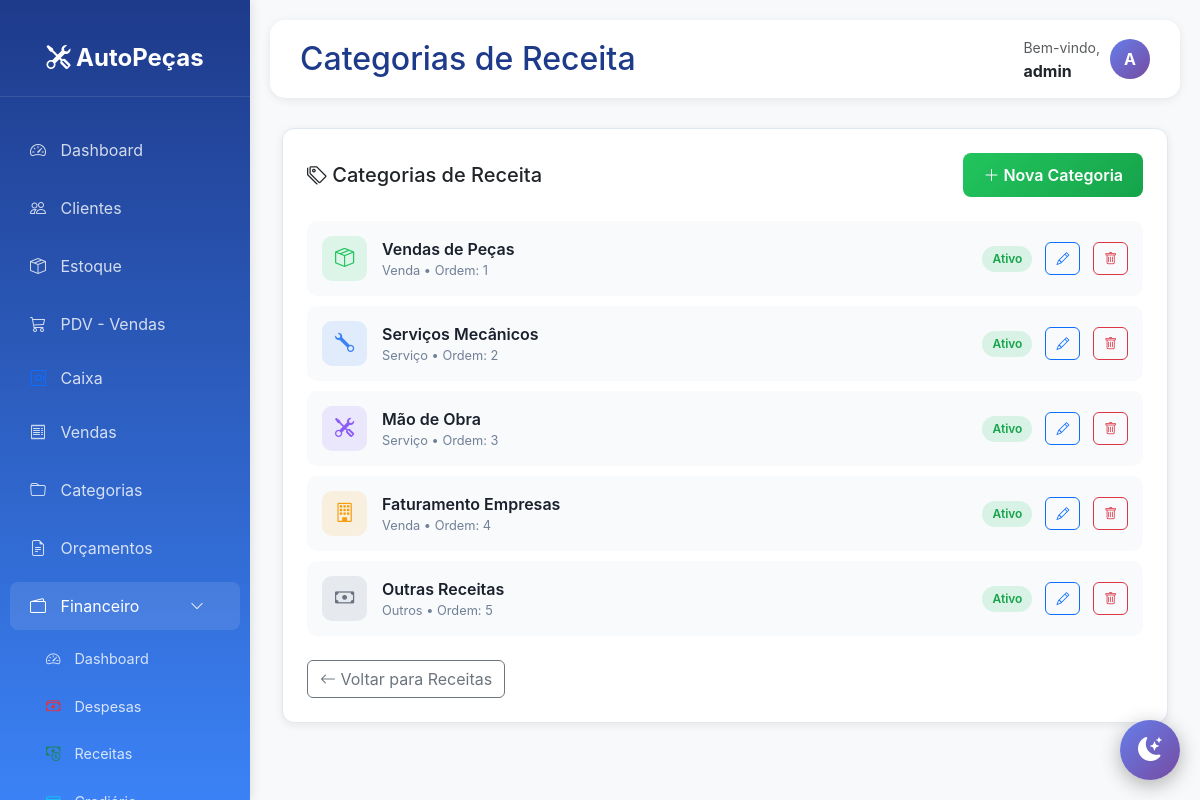
The app's page /financeiro/categorias-receita/ (signed in) with its own data.
### financeiro/models.py (models this page shows, shortened)
class CategoriaReceita(models.Model):
    TIPO_CHOICES = [
        ('VENDA', 'Venda'),
        ('SERVICO', 'Serviço'),
        ('OUTROS', 'Outros'),
    ]
    nome = models.CharField(max_length=100, verbose_name='Nome')
    tipo = models.CharField(max_length=10, choices=TIPO_CHOICES, default='VENDA', verbose_name='Tipo')
    icone = models.CharField(max_length=50, default='bi-cash', verbose_name='Ícone',
                             help_text='Classe do ícone Bootstrap (ex: bi-cash-stack)')
    cor = models.CharField(max_length=20, default='#22c55e', verbose_name='Cor',
                           help_text='Cor em hexadecimal')
    ativo = models.BooleanField(default=True, verbose_name='Ativo')
    ordem = models.IntegerField(default=0, verbose_name='Ordem de Exibição')
    class Meta:
        verbose_name = 'Categoria de Receita'
        verbose_name_plural = 'Categorias de Receitas'
        ordering = ['ordem', 'nome']

### financeiro/views.py (the view)
# urls.py: path('categorias-receita/', views.lista_categorias_receita, name='lista_categorias_receita'),
@login_required
def lista_categorias_receita(request):
    categorias = CategoriaReceita.objects.all().order_by('ordem', 'nome')
    context = {
        'categorias': categorias,
    }
    return render(request, 'financeiro/categorias_receita_lista.html', context)

### templates/financeiro/categorias_receita_lista.html (shortened to what this page needs)
{% extends 'base.html' %}
{% block page_title %}Categorias de Receita{% endblock %}
{% block content %}
<div class="container-fluid">
    <div class="main-card">
        <div class="d-flex justify-content-between align-items-center mb-4">
            <h5 class="mb-0"><i class="bi bi-tags"></i> Categorias de Receita</h5>
            <a href="{% url 'financeiro:criar_categoria_receita' %}" class="btn btn-nova">
                <i class="bi bi-plus-lg"></i> Nova Categoria
            </a>
        </div>
        {% for categoria in categorias %}
        <div class="categoria-item">
            <div class="categoria-info">
                <div class="categoria-icon" style="background: {{ categoria.cor }}20; color: {{ categoria.cor }};">
                    <i class="{{ categoria.icone }}"></i>
                </div>
                <div>
                    <div class="categoria-nome">{{ categoria.nome }}</div>
                    <div class="categoria-tipo">{{ categoria.get_tipo_display }} • Ordem: {{ categoria.ordem }}</div>
                </div>
            </div>
            <div class="d-flex align-items-center gap-2">
                <span class="categoria-status {% if categoria.ativo %}ativo{% else %}inativo{% endif %}">
                    {% if categoria.ativo %}Ativo{% else %}Inativo{% endif %}
                </span>
                <a href="{% url 'financeiro:editar_categoria_receita' categoria.id %}" class="btn btn-outline-primary btn-acao">
                    <i class="bi bi-pencil"></i>
                </a>
                <form method="POST" action="{% url 'financeiro:deletar_categoria_receita' categoria.id %}" style="display:inline;">
                    <button type="submit" class="btn btn-outline-danger btn-acao" onclick="return confirm('Excluir esta categoria?')">
                        <i class="bi bi-trash"></i>
                    </button>
                </form>
            </div>
        </div>
        {% endfor %}
        <div class="mt-4">
            <a href="{% url 'financeiro:lista_receitas' %}" class="btn btn-outline-secondary">
                <i class="bi bi-arrow-left"></i> Voltar para Receitas
            </a>
        </div>
    </div>
</div>
{% endblock %}

### templates/base.html (shortened to what this page needs)
<!DOCTYPE html>
<html lang="pt-BR">
<head>
    <link href="https://cdn.jsdelivr.net/npm/bootstrap@5.3.0/dist/css/bootstrap.min.css" rel="stylesheet">
    <link rel="stylesheet" href="https://cdn.jsdelivr.net/npm/bootstrap-icons@1.10.0/font/bootstrap-icons.css">
</head>
<body>
    <div class="sidebar">
        <div class="logo">
            <i class="bi bi-tools"></i> AutoPeças
        </div>
        <nav class="nav flex-column mt-4">
            <a class="nav-link {% if request.path == '/' %}active{% endif %}" href="{% url 'dashboard' %}">
                <i class="bi bi-speedometer2"></i> Dashboard
            </a>
            <a class="nav-link {% if 'clientes' in request.path %}active{% endif %}" href="{% url 'lista_clientes' %}">
                <i class="bi bi-people"></i> Clientes
            </a>
            <a class="nav-link {% if 'estoque' in request.path %}active{% endif %}" href="{% url 'lista_estoque' %}">
                <i class="bi bi-box-seam"></i> Estoque
            </a>
            <a class="nav-link {% if 'pdv' in request.path %}active{% endif %}" href="{% url 'pdv' %}">
                <i class="bi bi-cart3"></i> PDV - Vendas
            </a>
            <a class="nav-link py-2" href="{% url 'financeiro:dashboard_caixa' %}">
                <i class="bi bi-safe text-primary"></i> Caixa
            </a>
            <a class="nav-link {% if 'vendas' in request.path %}active{% endif %}" href="{% url 'lista_vendas' %}">
                <i class="bi bi-receipt"></i> Vendas
            </a>
            <a class="nav-link" href="{% url 'lista_categorias' %}">
                <i class="bi bi-folder"></i> Categorias
            </a>
            <a class="nav-link" href="{% url 'lista_orcamentos' %}">
                <i class="bi bi-file-earmark-text"></i> Orçamentos
            </a>
            <a class="nav-link d-flex justify-content-between align-items-center {% if 'financeiro' in request.path %}active{% endif %}"
            data-bs-toggle="collapse" href="#menuFinanceiro" role="button"
            aria-expanded="{% if 'financeiro' in request.path %}true{% else %}false{% endif %}">
                <span><i class="bi bi-wallet2"></i> Financeiro</span>
                <i class="bi bi-chevron-down small"></i>
            </a>
            <div class="collapse {% if 'financeiro' in request.path %}show{% endif %}" id="menuFinanceiro">
                <nav class="nav flex-column ms-3" style="font-size: 0.9rem;">
                    <a class="nav-link py-2" href="{% url 'financeiro:dashboard' %}">
                        <i class="bi bi-speedometer2"></i> Dashboard
                    </a>
                    <a class="nav-link py-2" href="{% url 'financeiro:lista_contas' %}">
                        <i class="bi bi-cash-stack text-danger"></i> Despesas
                    </a>
                    <a class="nav-link py-2" href="{% url 'financeiro:lista_receitas' %}">
                        <i class="bi bi-cash-coin text-success"></i> Receitas
                    </a>
                    <a class="nav-link py-2" href="{% url 'financeiro:lista_crediario' %}">
                        <i class="bi bi-credit-card text-info"></i> Crediário
                    </a>
                </nav>
            </div>
        </nav>
    </div>
    <div class="main-content">
        <div class="topbar">
            <h2>{% block page_title %}Sistema de Gestão{% endblock %}</h2>
            <div class="user-info">
                <div>
                    <small class="text-muted">Bem-vindo,</small><br>
                    <strong>{{ user.username }}</strong>
                </div>
                <div class="user-avatar">
                    {{ user.username|slice:":1"|upper }}
                </div>
            </div>
        </div>
        {% block content %}{% endblock %}
    </div>
    <button class="theme-toggle" id="theme-toggle" title="Alternar tema">
        <i class="bi bi-moon-stars-fill" id="theme-icon"></i>
    </button>
</body>
</html>

### templates/base.html (style rules this page uses)
:root { --primary-color: #0d6efd; --secondary-color: #6c757d; --success-color: #198754; --danger-color: #dc3545; --warning-color: #ffc107; --info-color: #0dcaf0; }
body { font-family: -apple-system, BlinkMacSystemFont, 'Segoe UI', Roboto, 'Helvetica Neue', Arial, sans-serif; background-color: #f8f9fa; transition: background-color 0.3s ease, color 0.3s ease; }
.theme-toggle { position: fixed; bottom: 20px; right: 20px; width: 60px; height: 60px; border-radius: 50%; background: linear-gradient(135deg, #667eea 0%, #764ba2 100%); border: none; color: white; font-size: 24px; cursor: pointer; box-shadow: 0 5px 20px rgba(0,0,0,0.3); transition: all 0.3s ease; z-index: 1000; display: flex; align-items: center; justify-content: center; }
.sidebar { height: 100vh; background: linear-gradient(180deg, #1e3a8a 0%, #3b82f6 100%); color: white; position: fixed; top: 0; left: 0; width: 250px; padding-top: 20px; box-shadow: 2px 0 10px rgba(0,0,0,0.1); overflow-y: auto; overflow-x: hidden; }
.sidebar .logo { text-align: center; padding: 20px; font-size: 24px; font-weight: bold; border-bottom: 1px solid rgba(255,255,255,0.1); }
.sidebar .nav-link { color: rgba(255,255,255,0.8); padding: 12px 20px; margin: 5px 10px; border-radius: 8px; transition: all 0.3s; }
.sidebar .nav-link:hover, .sidebar .nav-link.active { background-color: rgba(255,255,255,0.1); color: white; }
.sidebar .nav-link i { margin-right: 10px; width: 20px; }
.main-content { margin-left: 250px; padding: 20px; }
.topbar { background: white; padding: 15px 30px; border-radius: 15px; margin-bottom: 30px; box-shadow: 0 2px 10px rgba(0,0,0,0.08); display: flex; justify-content: space-between; align-items: center; }
.topbar h2 { margin: 0; color: #1e3a8a; }
.user-info { display: flex; align-items: center; gap: 10px; }
.user-avatar { width: 40px; height: 40px; border-radius: 50%; background: linear-gradient(135deg, #667eea 0%, #764ba2 100%); display: flex; align-items: center; justify-content: center; color: white; font-weight: bold; }

### templates/financeiro/categorias_receita_lista.html (style rules this page uses)
.main-card { background: #ffffff; border-radius: 12px; padding: 24px; box-shadow: 0 2px 8px rgba(0,0,0,0.08); border: 1px solid #e2e8f0; }
.btn-nova { background: linear-gradient(135deg, #22c55e 0%, #16a34a 100%); border: none; color: white; font-weight: 600; padding: 10px 20px; border-radius: 8px; }
.categoria-item { display: flex; align-items: center; justify-content: space-between; padding: 15px; border-radius: 10px; background: #f8fafc; margin-bottom: 10px; transition: all 0.2s; }
.categoria-info { display: flex; align-items: center; gap: 15px; }
.categoria-icon { width: 45px; height: 45px; border-radius: 10px; display: flex; align-items: center; justify-content: center; font-size: 1.2rem; }
.categoria-nome { font-weight: 600; color: #1a202c; }
.categoria-tipo { font-size: 0.8rem; color: #718096; }
.categoria-status { padding: 4px 10px; border-radius: 20px; font-size: 0.75rem; font-weight: 600; }
.categoria-status.ativo { background: rgba(34, 197, 94, 0.15); color: #16a34a; }
.btn-acao { padding: 6px 10px; border-radius: 6px; font-size: 0.8rem; margin-left: 5px; }

### records on screen
CategoriaReceita: nome "Vendas de Peças", tipo "Venda", ordem "1", ativo "Ativo"
CategoriaReceita: nome "Serviços Mecânicos", tipo "Serviço", ordem "2", ativo "Ativo"
CategoriaReceita: nome "Mão de Obra", tipo "Serviço", ordem "3", ativo "Ativo"
CategoriaReceita: nome "Faturamento Empresas", tipo "Venda", ordem "4", ativo "Ativo"
CategoriaReceita: nome "Outras Receitas", tipo "Outros", ordem "5", ativo "Ativo"

### other values on screen
{{ user.username }} "admin"
{{ user.username|slice:":1"|upper }} "A"
